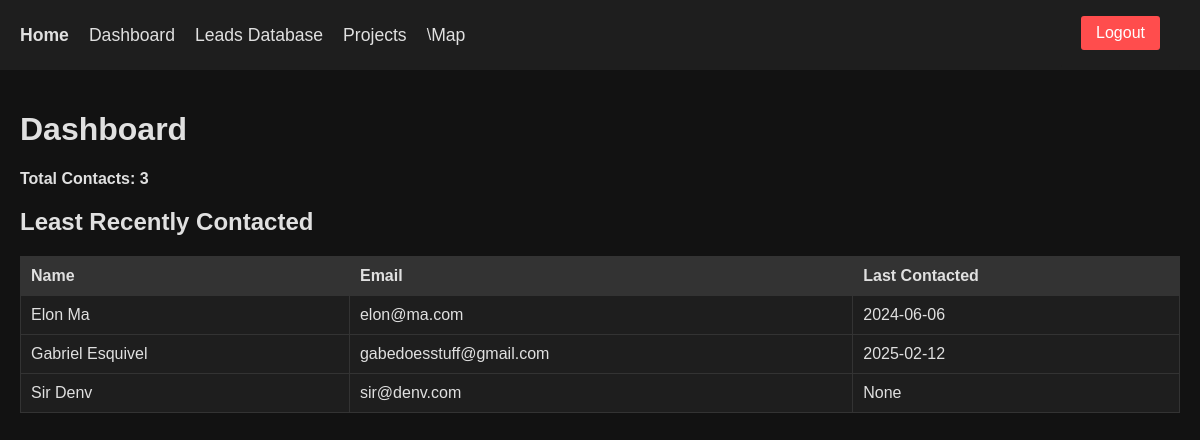
Page /dashboard (signed in) on the earlier database version.
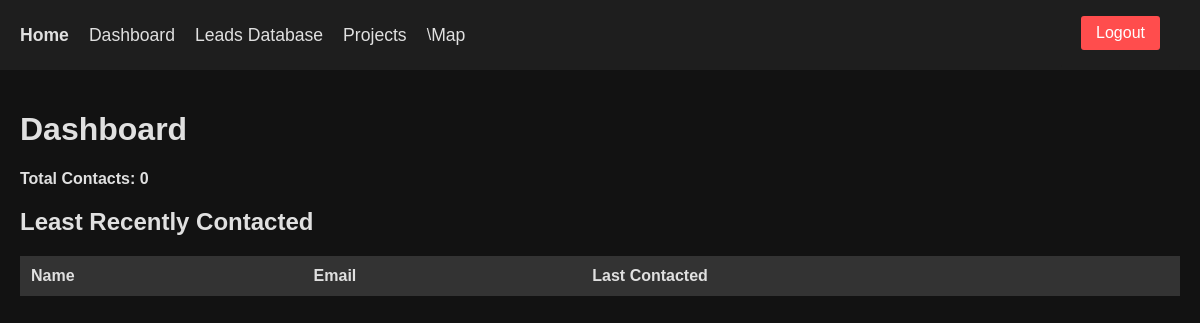
Same page on the later database version.
### Main/app.py (models this page shows, shortened)
class Contact(db.Model):
    id = db.Column(db.Integer, primary_key=True)
    first_name = db.Column(db.String(100), nullable=False)
    last_name = db.Column(db.String(100), nullable=False)
    phone = db.Column(db.String(20))
    email = db.Column(db.String(100))
    last_contacted = db.Column(db.String(100))
    project_id = db.Column(db.Integer, db.ForeignKey('project.id'), nullable=True)

### Main/app.py (the view)
@app.route('/dashboard')
@login_required
def dashboard():
    contacts = Contact.query.order_by(Contact.last_contacted.asc().nullsfirst()).limit(5).all()
    total_contacts = Contact.query.count()
    return render_template('dashboard.html', total_contacts=total_contacts, least_recently_contacted=contacts)

### Main/app.py (called while the page is built)
def login_required(f):
    @wraps(f)
    def decorated_function(*args, **kwargs):
        if not session.get('logged_in'):
            flash("Please log in first.", "warning")
            return redirect(url_for('login'))
        return f(*args, **kwargs)
    return decorated_function

### Main/templates/dashboard.html (shortened to what this page needs)
{% extends "base.html" %}
{% block content %}
  <h1>Dashboard</h1>
  <b>Total Contacts: {{ total_contacts }}</b>
  <h2>Least Recently Contacted</h2>
  <table border="1">
    <tr>
      <th>Name</th>
      <th>Email</th>
      <th>Last Contacted</th>
    </tr>
    {% for contact in least_recently_contacted %}
      <tr>
        <td>{{ contact.first_name }} {{ contact.last_name }}</td>
        <td>{{ contact.email if contact.email else "No Email" }}</td>
        <td>{{ contact.last_contacted if contact.last_contacted else "Never Contacted" }}</td>
      </tr>
    {% endfor %}
  </table>
{% endblock %}

Differences in the rows shown:
removed Contact: first_name "Elon", last_name "Ma", email "elon@ma.com", last_contacted "2024-06-06"
removed Contact: first_name "Gabriel", last_name "Esquivel", email "gabedoesstuff@gmail.com", last_contacted "2025-02-12"
removed Contact: first_name "Sir", last_name "Denv", email "sir@denv.com", last_contacted "None"
Other differences:
{{ total_contacts }}: "3" → "0"
